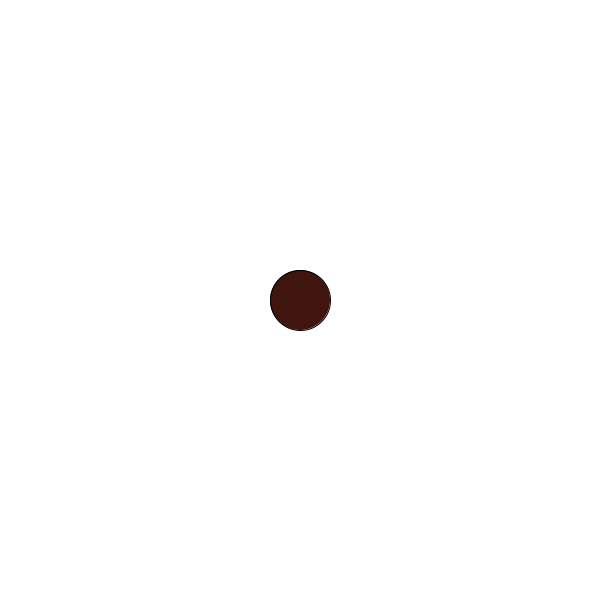
Frame 1 (no input)
Frame 60 (the mouse pressed at the canvas centre just before this capture): identical to frame 1, image omitted
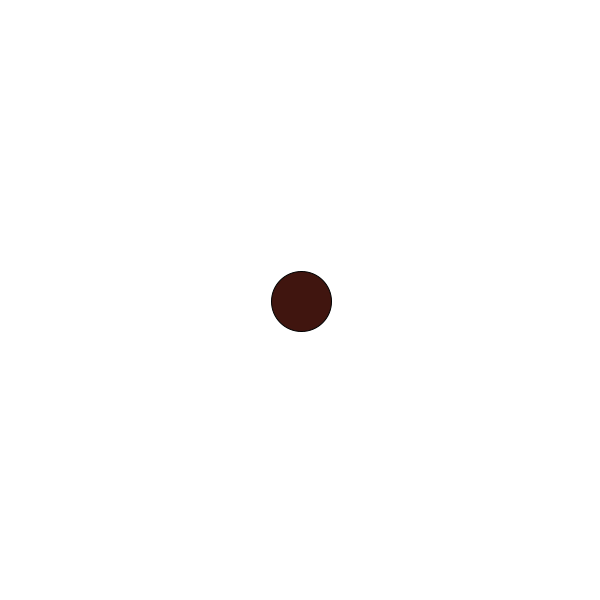
Frame 120 (the mouse held since frame 60 and released just before this capture)

The Processing sketch that drew these frames (run headless with seeded random() and noise(); from frame 60 on, the mouse is pressed at the canvas centre):

// Processing sketch: found_example
// ── found_example.pde
float posX; // position variables
float posY;
  
float speedX; // speed variables
float speedY;
 
void setup(){
  size(600,600);
  background(245,138,183);
  
   
  posX = width / 2;
  posY = width / 2;
  speedX = 0;
  speedY = 0;
}
 
  
 
void draw(){
  if (mousePressed) {
    if ((mouseX > (posX - 20) && mouseX < (posX + 20)) &&
        (mouseY > (posY - 20) && mouseY < (posY + 20))) {
      speedX = mouseX - pmouseX;
      speedY = mouseY - pmouseY;
    }
  }
 
 // Calculate the new position
  posX = posX + speedX;
  posY = posY + speedY;
  
  // If the position is outside of the window: bounce
  if (posX > width - 30 || posX <= 30) {
    speedX = -speedX;
  }
  if (posY > height - 30 || posY <= 30) {
    speedY = -speedY;
  }
   
  // Add a little friction
  speedX = speedX * 0.995;
  speedY = speedY * 0.995;
  
  background(255);
  stroke(0);
  fill(64,21,15);
  ellipse(posX, posY,60,60);
 
}
